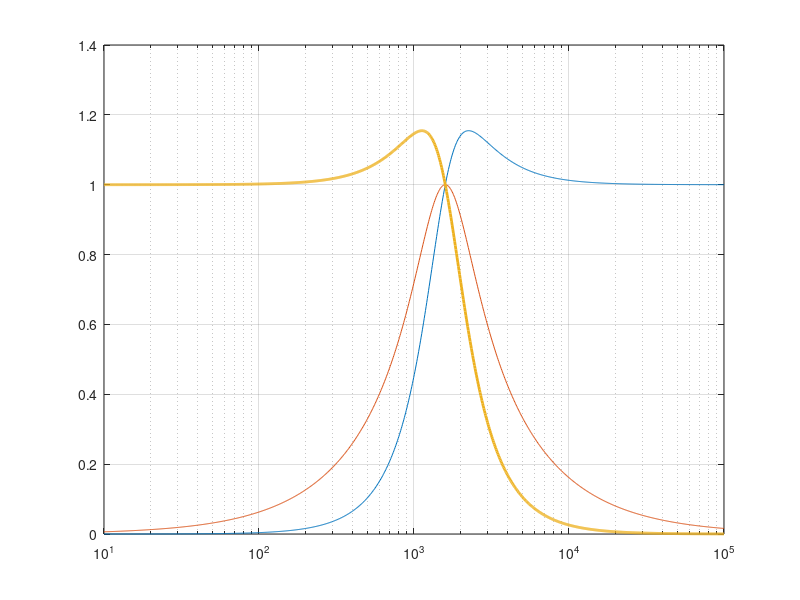

MATLAB code for this plot: (Note: this script raises an error after producing the figure.)
fc=1591.55;
Q=1;
f=logspace(1,5,1000);
x=f/fc;
D=sqrt((1-x.^2).^2+(x./Q).^2);
LP=1./D;
BP=(x./Q)./D;
HP=(x.^2)./D;
semilogx(f,HP,f,BP,f,LP,'LineWidth',2)
grid on
xline(fc,'--k','f_c')
legend('HP','BP','LP')
xlabel('Frequency (Hz)')
ylabel('Magnitude')
